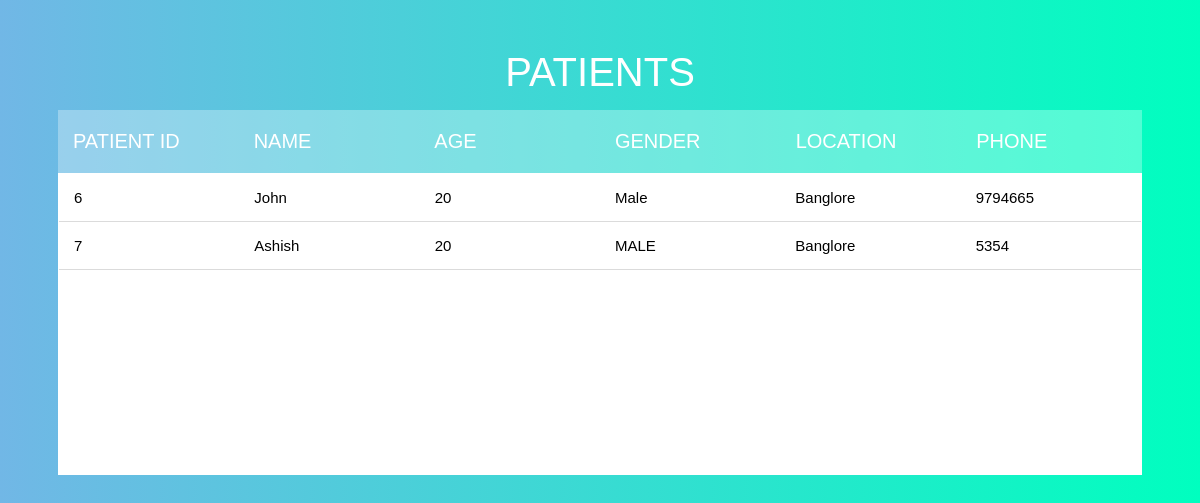
Page /PatientDisplay.php on the committed database.
### tables this page shows
CREATE TABLE `patient` (
  `PAT_ID` int(10) NOT NULL,
  `PAT_NAME` varchar(20) NOT NULL,
  `AGE` int(10) NOT NULL,
  `GENDER` varchar(10) NOT NULL,
  `PAT_LOCATION` varchar(20) NOT NULL,
  `PHONE` int(10) NOT NULL,
  `D_ID` int(10) DEFAULT NULL,
  `P_ID` int(10) DEFAULT NULL,
  `email` varchar(100) NOT NULL,
  `password` varchar(100) NOT NULL
);

### PatientDisplay.php (the view, shortened to what this page needs)
<!DOCTYPE html>
<html lang="en">
<head>
    <link rel="stylesheet" href="https://cdnjs.cloudflare.com/ajax/libs/font-awesome/4.7.0/css/font-awesome.min.css" />
    <link rel="stylesheet" href="css/PatientDisplay.css">
</head>
<body>
    <section>
        <h1>PATIENTS</h1>
            <div class="tbl-header">
                <table cellpadding="0" cellspacing="0" border="0" >
                    <thead>
                        <tr>
                            <th>PATIENT ID</th>
                            <th>NAME</th>
                            <th>AGE</th>
                            <th>GENDER</th>
                            <th>LOCATION</th>
                            <th>PHONE</th>
                        </tr>
                    </thead>
                </table>
            </div>
    <div class="tbl-content">
        <table  cellpadding="0" cellspacing="0" border="0">
            <tbody>
            <?php
                include 'connection.php';
                $selectquery=" select  *  from  patient " ;
                $query=mysqli_query($con,$selectquery);
                while($res=mysqli_fetch_array($query))
                {
             ?>
             <tr>
                 <td> <?php  echo $res['PAT_ID'];  ?></td>
                 <td> <?php  echo $res['PAT_NAME'];  ?></td>
                 <td> <?php  echo $res['AGE'];  ?></td>
                 <td> <?php  echo $res['GENDER'];  ?></td>
                 <td> <?php  echo $res['PAT_LOCATION'];  ?></td>
                 <td> <?php  echo $res['PHONE'] ;  ?></td>
             </tr>
           <?php
                }
                 ?>
            </tbody>
        </table>
    </div>
    </section>
</body>
</html>

### css/PatientDisplay.css (style rules this page uses)
body { font-family: 'Poppins',sans-serif; }
h1 { font-size: 40px; color: #fff; text-transform: uppercase; font-weight: 300; text-align: center; margin-bottom: 15px; font-family: 'Poppins',sans-serif; }
table { width:100%; table-layout: fixed; }
.tbl-header { background-color: rgba(255,255,255,0.3); }
.tbl-content { height:300px; overflow-x:auto; margin-top: 0px; border: 1px solid rgba(255,255,255,0.3); background: #fff; }
th { padding: 20px 15px; text-align: left; font-weight: 500; font-size: 20px; color: #fff; text-transform: uppercase; font-family: 'Poppins',sans-serif; }
td { padding: 15px; text-align: left; vertical-align:middle; font-weight: 300; font-size: 15px; color: black; font-family: 'Poppins',sans-serif; border-bottom: 1px solid rgb(219, 219, 219); }
body { background: -webkit-linear-gradient(#71b7e6, #00FFBF); background: linear-gradient(to right, #71b7e6, #00FFBF); font-family: 'Roboto', sans-serif; }
section { margin: 50px; }

### rows in the picture
patient: PAT_ID "6", PAT_NAME "John", AGE "20", GENDER "Male", PAT_LOCATION "Banglore", PHONE "9794665"
patient: PAT_ID "7", PAT_NAME "Ashish", AGE "20", GENDER "MALE", PAT_LOCATION "Banglore", PHONE "5354"
